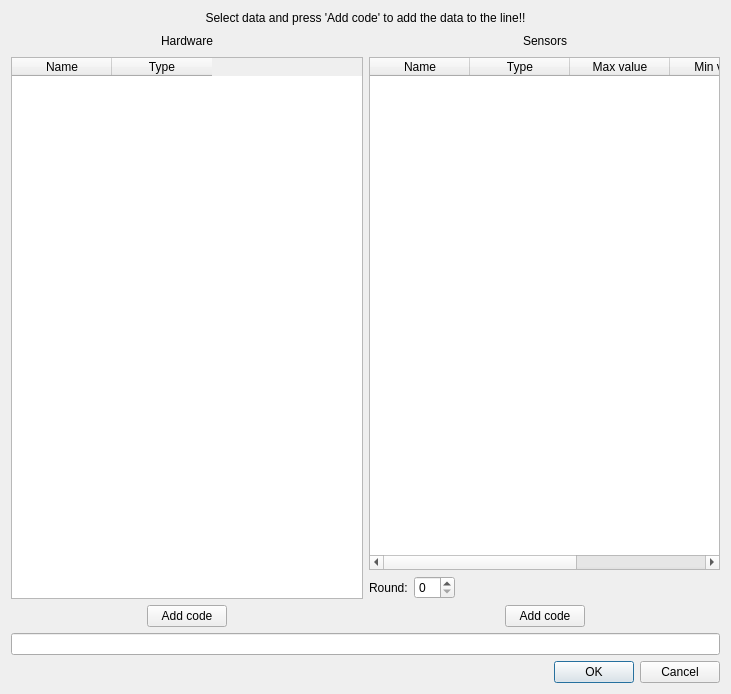
<?xml version="1.0" encoding="UTF-8"?>
<ui version="4.0">
 <class>DataWindow</class>
 <widget class="QDialog" name="DataWindow">
  <property name="geometry">
   <rect>
    <x>0</x>
    <y>0</y>
    <width>731</width>
    <height>694</height>
   </rect>
  </property>
  <property name="windowTitle">
   <string>Dialog</string>
  </property>
  <layout class="QVBoxLayout" name="verticalLayout_2">
   <item>
    <widget class="QLabel" name="label">
     <property name="text">
      <string>Select data and press 'Add code' to add the data to the line!!</string>
     </property>
     <property name="alignment">
      <set>Qt::AlignCenter</set>
     </property>
    </widget>
   </item>
   <item>
    <layout class="QHBoxLayout" name="horizontalLayout_7">
     <item>
      <layout class="QHBoxLayout" name="horizontalLayout_5">
       <item>
        <spacer name="horizontalSpacer_5">
         <property name="orientation">
          <enum>Qt::Horizontal</enum>
         </property>
         <property name="sizeHint" stdset="0">
          <size>
           <width>40</width>
           <height>20</height>
          </size>
         </property>
        </spacer>
       </item>
       <item>
        <widget class="QLabel" name="label_2">
         <property name="text">
          <string>Hardware</string>
         </property>
        </widget>
       </item>
       <item>
        <spacer name="horizontalSpacer_6">
         <property name="orientation">
          <enum>Qt::Horizontal</enum>
         </property>
         <property name="sizeHint" stdset="0">
          <size>
           <width>40</width>
           <height>20</height>
          </size>
         </property>
        </spacer>
       </item>
      </layout>
     </item>
     <item>
      <layout class="QHBoxLayout" name="horizontalLayout_6">
       <item>
        <spacer name="horizontalSpacer_7">
         <property name="orientation">
          <enum>Qt::Horizontal</enum>
         </property>
         <property name="sizeHint" stdset="0">
          <size>
           <width>40</width>
           <height>20</height>
          </size>
         </property>
        </spacer>
       </item>
       <item>
        <widget class="QLabel" name="label_3">
         <property name="text">
          <string>Sensors</string>
         </property>
        </widget>
       </item>
       <item>
        <spacer name="horizontalSpacer_8">
         <property name="orientation">
          <enum>Qt::Horizontal</enum>
         </property>
         <property name="sizeHint" stdset="0">
          <size>
           <width>40</width>
           <height>20</height>
          </size>
         </property>
        </spacer>
       </item>
      </layout>
     </item>
    </layout>
   </item>
   <item>
    <layout class="QHBoxLayout" name="horizontalLayout_8">
     <item>
      <widget class="QTableWidget" name="hardWareTableWidget">
       <property name="editTriggers">
        <set>QAbstractItemView::NoEditTriggers</set>
       </property>
       <property name="selectionMode">
        <enum>QAbstractItemView::SingleSelection</enum>
       </property>
       <column>
        <property name="text">
         <string>Name</string>
        </property>
       </column>
       <column>
        <property name="text">
         <string>Type</string>
        </property>
       </column>
      </widget>
     </item>
     <item>
      <layout class="QVBoxLayout" name="verticalLayout">
       <item>
        <widget class="QTableWidget" name="sensorTableWidget">
         <property name="editTriggers">
          <set>QAbstractItemView::NoEditTriggers</set>
         </property>
         <property name="selectionMode">
          <enum>QAbstractItemView::SingleSelection</enum>
         </property>
         <column>
          <property name="text">
           <string>Name</string>
          </property>
         </column>
         <column>
          <property name="text">
           <string>Type</string>
          </property>
         </column>
         <column>
          <property name="text">
           <string>Max value</string>
          </property>
         </column>
         <column>
          <property name="text">
           <string>Min value</string>
          </property>
         </column>
         <column>
          <property name="text">
           <string>Current value</string>
          </property>
         </column>
        </widget>
       </item>
       <item>
        <layout class="QHBoxLayout" name="horizontalLayout_4">
         <item>
          <widget class="QLabel" name="label_4">
           <property name="text">
            <string>Round:</string>
           </property>
          </widget>
         </item>
         <item>
          <widget class="QSpinBox" name="spinBox"/>
         </item>
         <item>
          <spacer name="horizontalSpacer_9">
           <property name="orientation">
            <enum>Qt::Horizontal</enum>
           </property>
           <property name="sizeHint" stdset="0">
            <size>
             <width>40</width>
             <height>20</height>
            </size>
           </property>
          </spacer>
         </item>
        </layout>
       </item>
      </layout>
     </item>
    </layout>
   </item>
   <item>
    <layout class="QHBoxLayout" name="horizontalLayout_3">
     <item>
      <layout class="QHBoxLayout" name="horizontalLayout">
       <item>
        <spacer name="horizontalSpacer">
         <property name="orientation">
          <enum>Qt::Horizontal</enum>
         </property>
         <property name="sizeHint" stdset="0">
          <size>
           <width>40</width>
           <height>20</height>
          </size>
         </property>
        </spacer>
       </item>
       <item>
        <widget class="QPushButton" name="hardwarePushButton">
         <property name="text">
          <string>Add code</string>
         </property>
        </widget>
       </item>
       <item>
        <spacer name="horizontalSpacer_3">
         <property name="orientation">
          <enum>Qt::Horizontal</enum>
         </property>
         <property name="sizeHint" stdset="0">
          <size>
           <width>40</width>
           <height>20</height>
          </size>
         </property>
        </spacer>
       </item>
      </layout>
     </item>
     <item>
      <layout class="QHBoxLayout" name="horizontalLayout_2">
       <item>
        <spacer name="horizontalSpacer_4">
         <property name="orientation">
          <enum>Qt::Horizontal</enum>
         </property>
         <property name="sizeHint" stdset="0">
          <size>
           <width>40</width>
           <height>20</height>
          </size>
         </property>
        </spacer>
       </item>
       <item>
        <widget class="QPushButton" name="sensorPushButton">
         <property name="text">
          <string>Add code</string>
         </property>
        </widget>
       </item>
       <item>
        <spacer name="horizontalSpacer_2">
         <property name="orientation">
          <enum>Qt::Horizontal</enum>
         </property>
         <property name="sizeHint" stdset="0">
          <size>
           <width>40</width>
           <height>20</height>
          </size>
         </property>
        </spacer>
       </item>
      </layout>
     </item>
    </layout>
   </item>
   <item>
    <widget class="QLineEdit" name="lineEdit"/>
   </item>
   <item>
    <widget class="QDialogButtonBox" name="buttonBox">
     <property name="orientation">
      <enum>Qt::Horizontal</enum>
     </property>
     <property name="standardButtons">
      <set>QDialogButtonBox::Cancel|QDialogButtonBox::Ok</set>
     </property>
    </widget>
   </item>
  </layout>
 </widget>
 <resources/>
 <connections>
  <connection>
   <sender>buttonBox</sender>
   <signal>accepted()</signal>
   <receiver>DataWindow</receiver>
   <slot>accept()</slot>
   <hints>
    <hint type="sourcelabel">
     <x>248</x>
     <y>254</y>
    </hint>
    <hint type="destinationlabel">
     <x>157</x>
     <y>274</y>
    </hint>
   </hints>
  </connection>
  <connection>
   <sender>buttonBox</sender>
   <signal>rejected()</signal>
   <receiver>DataWindow</receiver>
   <slot>reject()</slot>
   <hints>
    <hint type="sourcelabel">
     <x>316</x>
     <y>260</y>
    </hint>
    <hint type="destinationlabel">
     <x>286</x>
     <y>274</y>
    </hint>
   </hints>
  </connection>
 </connections>
</ui>
